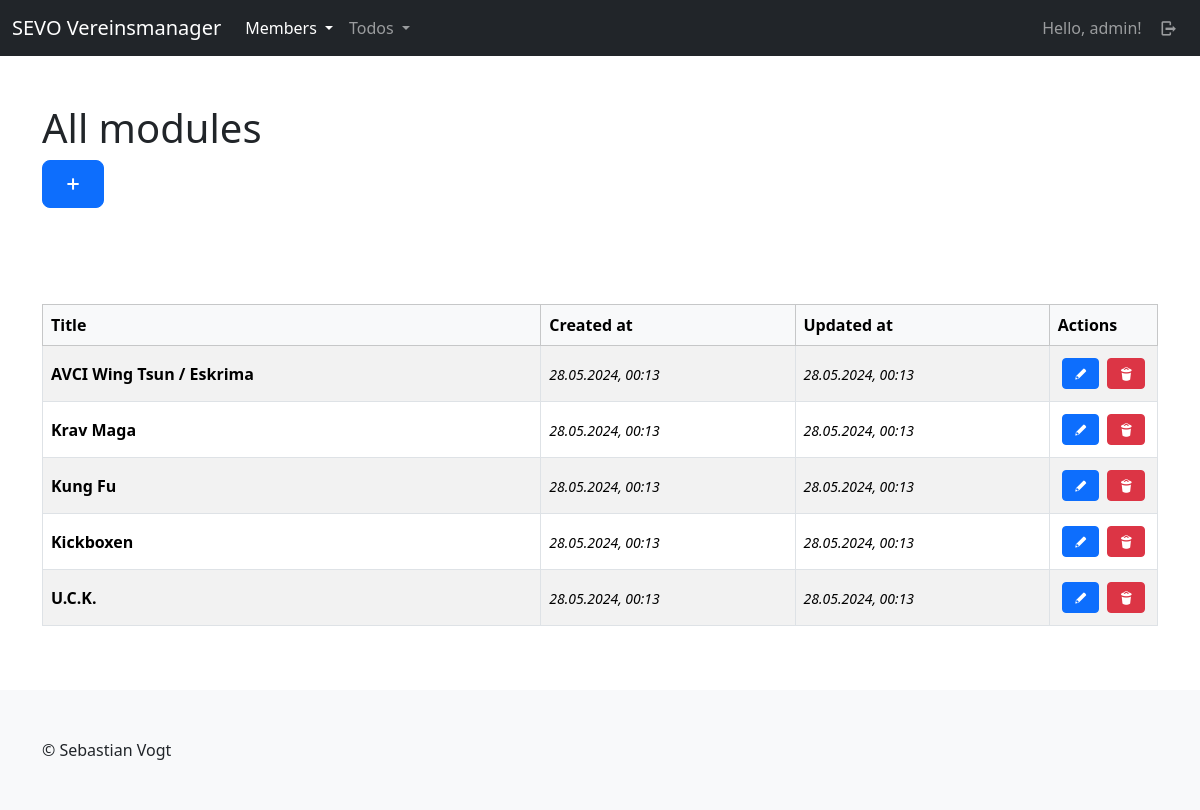
Before: /mbrs/modules/ (signed in) with the older database file.
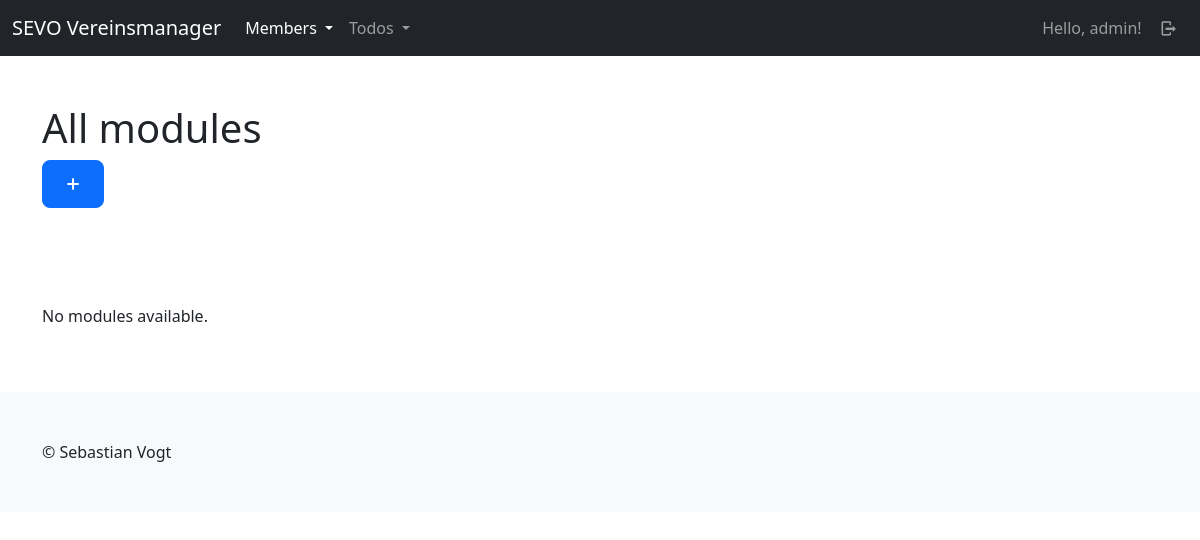
After: the same page with the newer database file.
### members/models.py (models this page shows, shortened)
class Module(models.Model):
    title = models.CharField(max_length=255, unique=True)
    created_at = models.DateTimeField(auto_now=True)
    updated_at = models.DateTimeField(auto_now_add=True)
    class Meta:
        ordering = ["-updated_at"]

### members/views/modules.py (the view)
# urls.py: path("modules/", modules.index, name="members-module-index"),
@login_required(login_url="sevo-auth-login")
def index(request):
    modules = models.Module.objects.all()
    return render(request, "members/module/index.html", {
        "title": _("All modules"),
        "modules": modules
    })

### members/templates/members/module/index.html (shortened to what this page needs)
{% extends "base_main.html" %}
{% load i18n %}
{% load static %}
{% block header %}
    <div class="container py-5">
        <div class="row">
            <div class="col-lg-12">
                <h1>{{ title }}</h1>
                <a class="btn btn-primary btn-lg" href="{% url "members-module-create" %}"><i class="demo-icon icon-plus"></i></a>
            </div>
        </div>
    </div>
{% endblock %}
{% block main %}
    {% if modules %}
    <div>
        {% include "members/module/partials/_list_table.html" %}
    </div>
    {% else %}
        <p>{% trans "No modules available." %}</p>
    {% endif %}
{%  endblock %}

### members/templates/members/module/partials/_list_table.html
{% load i18n %}
<div class="table-responsive">
    <table class="table table-bordered align-middle table-striped">
        <thead class="table-light">
        <tr>
            <th scope="col">{% trans "Title" %}</th>
            <th scope="col">{% trans "Created at" %}</th>
            <th scope="col">{% trans "Updated at" %}</th>
            <th scope="col">{% trans "Actions" %}</th>
        </tr>
        </thead>
        <tbody>
            {% for module in modules %}
                <tr>
                    <th scope="row" class="w-50">
                        {{ module.title }}
                    </th>
                    <td class="w-25"><time><small><i>{{ module.created_at|date:"d.m.Y, H:i" }}</i></small></time></td>
                    <td class="w-25"><time><small><i>{{ module.updated_at|date:"d.m.Y, H:i" }}</i></small></time></td>
                    <td class="w-auto">
                        <div class="d-flex justify-content-center align-content-center">
                            <a class="btn btn-primary btn-sm d-block m-1" href="{% url "members-module-update" id=module.id %}"><i class="demo-icon icon-pencil"></i></a>
                            <a class="btn btn-danger btn-sm d-block m-1" href="{% url "members-module-delete" id=module.id %}"><i class="demo-icon icon-trash"></i></a>
                        </div>
                    </td>
                </tr>
            {% endfor %}
        </tbody>
    </table>
</div>

Changed rows visible on the page:
removed Module: title "AVCI Wing Tsun / Eskrima", created_at "28.05.2024, 00:13", updated_at "28.05.2024, 00:13"
removed Module: title "Krav Maga", created_at "28.05.2024, 00:13", updated_at "28.05.2024, 00:13"
removed Module: title "Kung Fu", created_at "28.05.2024, 00:13", updated_at "28.05.2024, 00:13"
removed Module: title "Kickboxen", created_at "28.05.2024, 00:13", updated_at "28.05.2024, 00:13"
removed Module: title "U.C.K.", created_at "28.05.2024, 00:13", updated_at "28.05.2024, 00:13"
Other visible differences:
text no longer shown: "Title Created at Updated at Actions"
text now shown: "No modules available."
